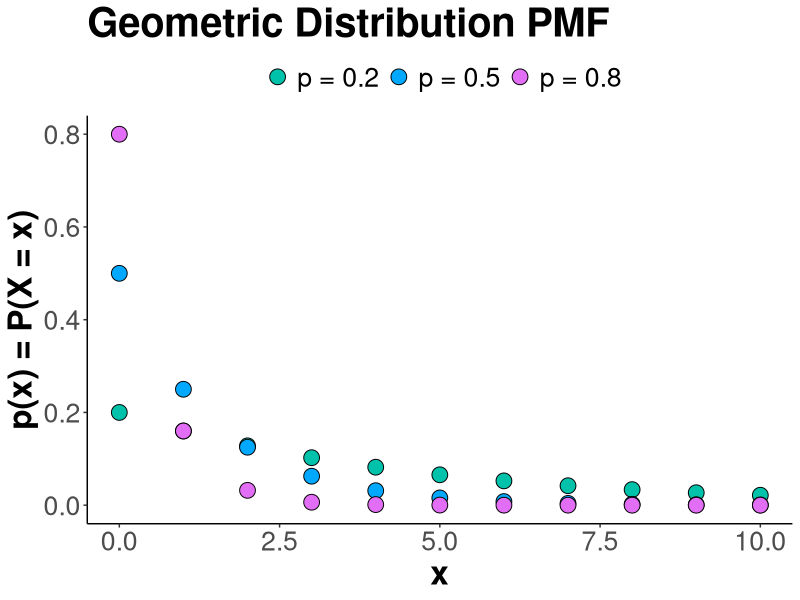
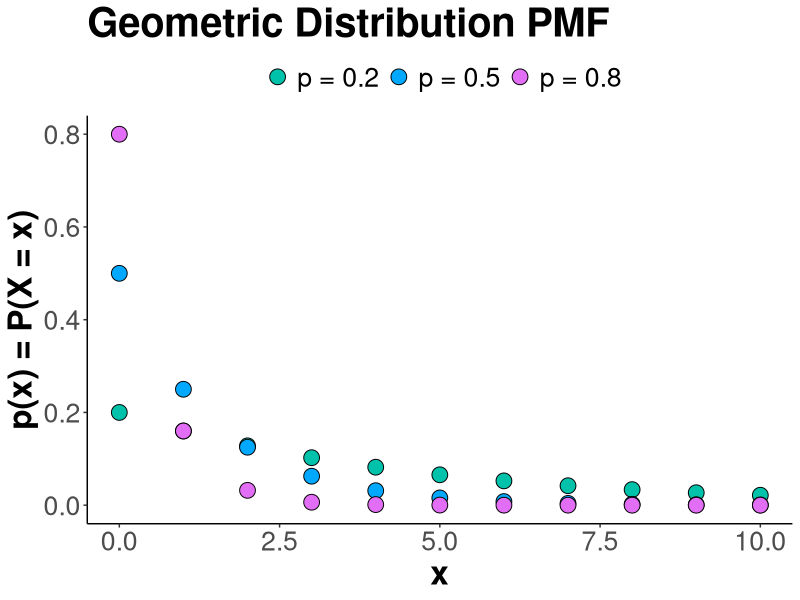
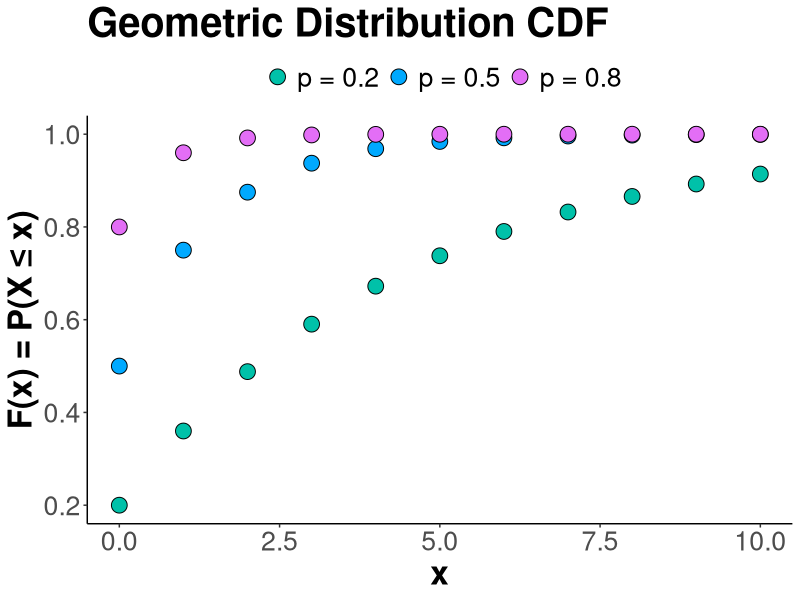
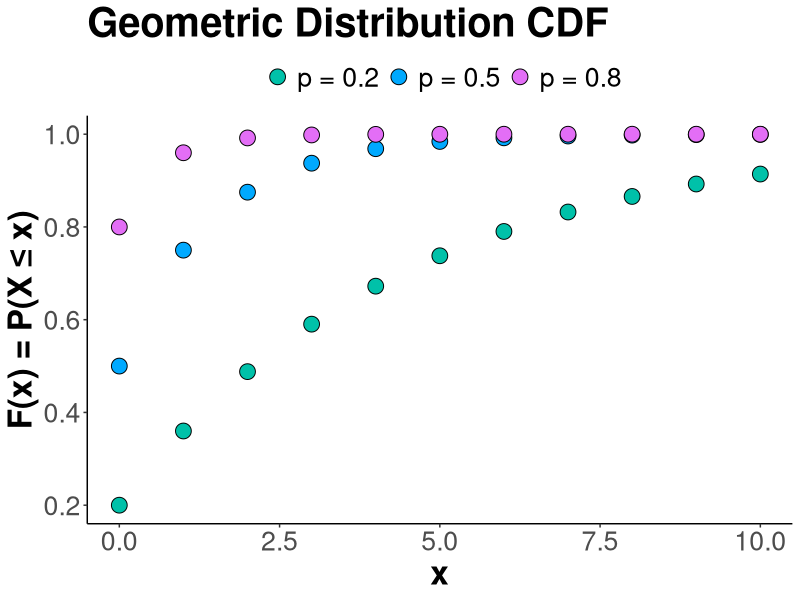

Generate these figures, in order, with R:
library(ggplot2)
library(svglite)

svglite("geometric_PMF.svg")
ggplot() +
xlim(0, 10) +
stat_function(aes(fill = "p = 0.2"),
              geom = "point", shape = 21,
              size = 5, fun = dgeom, n = 11,
              args = list(p = 0.2)) +
stat_function(aes(fill = "p = 0.5"),
              geom = "point", shape = 21,
              size = 5, fun = dgeom, n = 11,
              args = list(p = 0.5)) +
stat_function(aes(fill = "p = 0.8"),
              geom = "point", shape = 21,
              size = 5, fun = dgeom, n = 11,
              args = list(p = 0.8)) +
labs(x = "x", y = "p(x) = P(X = x)",
     title = "Geometric Distribution PMF") +
theme_classic() +
theme(text = element_text(size = 24),
      title = element_text(face = "bold"),
      legend.position = "top") +
guides(fill = guide_legend(title = "")) + 
scale_fill_hue(h = c(180, 300))
ggsave("geometric_PMF.svg", units = "cm")

svglite("geometric_CDF.svg")
ggplot() +
xlim(0, 10) +
stat_function(aes(fill = "p = 0.2"),
              geom = "point", shape = 21,
              size = 5, fun = pgeom, n = 11,
              args = list(p = 0.2)) +
stat_function(aes(fill = "p = 0.5"),
              geom = "point", shape = 21,
              size = 5, fun = pgeom, n = 11,
              args = list(p = 0.5)) +
stat_function(aes(fill = "p = 0.8"),
              geom = "point", shape = 21,
              size = 5, fun = pgeom, n = 11,
              args = list(p = 0.8)) +
labs(x = "x", y = "F(x) = P(X ≤ x)",
     title = "Geometric Distribution CDF") +
theme_classic() +
theme(text = element_text(size = 24),
      title = element_text(face = "bold"),
      legend.position = "top") +
guides(fill = guide_legend(title = "")) + 
scale_fill_hue(h = c(180, 300))
ggsave("geometric_CDF.svg", units = "cm")
